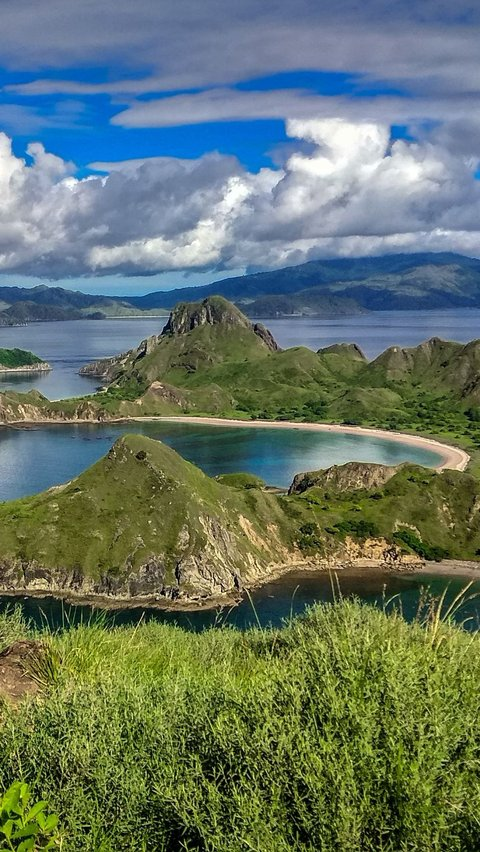
#> input picture uaspengcit-main/img/labuan.jpeg, 480 x 852 px
$ python kmean.py
#> lines starting #> are read from the running program, lines starting #| are printed output that depends on the picture
import numpy as np
import cv2
import matplotlib.pyplot as plt
from sklearn.cluster import KMeans

# membaca gambar / foto
image = cv2.imread('./img/labuan.jpeg')  # ganti image sesuai dengan path ke file gambar Anda
#> image is the input picture: shape (852, 480, 3); mean B, G, R 102.8, 117.1, 100.9
image = cv2.cvtColor(image, cv2.COLOR_BGR2RGB)
plt.imshow(image)
plt.title("Original Image")
plt.show()

# me reshape gambar ke bentuk 2D
pixel_values = image.reshape((-1, 3))
pixel_values = np.float32(pixel_values)

# mendefinisikan kriteria, nilai K, dan melakukan KMeans
k = 7  # ubah nilai K sesuai kebutuhan
criteria = (cv2.TERM_CRITERIA_EPS + cv2.TERM_CRITERIA_MAX_ITER, 100, 0.2)
_, labels, centers = cv2.kmeans(pixel_values, k, None, criteria, 10, cv2.KMEANS_RANDOM_CENTERS)
#> centers = [[15.19, 109.6, 196.5], [196.7, 199.8, 195.4], [57.73, 90.31, 123.4], [146.7, 152.6, 84.57], [115.6, 135.1, 164.4], [94.31, 100.4, 46.26], [38.92, 49.75, 17.59]]

# mengkonversi kembali ke 8-bit values
centers = np.uint8(centers)
#> centers = [[15, 109, 196], [196, 199, 195], [57, 90, 123], [146, 152, 84], [115, 135, 164], [94, 100, 46], [38, 49, 17]]
segmented_image = centers[labels.flatten()]

# reshape ke bentuk gambar asli
segmented_image = segmented_image.reshape(image.shape)
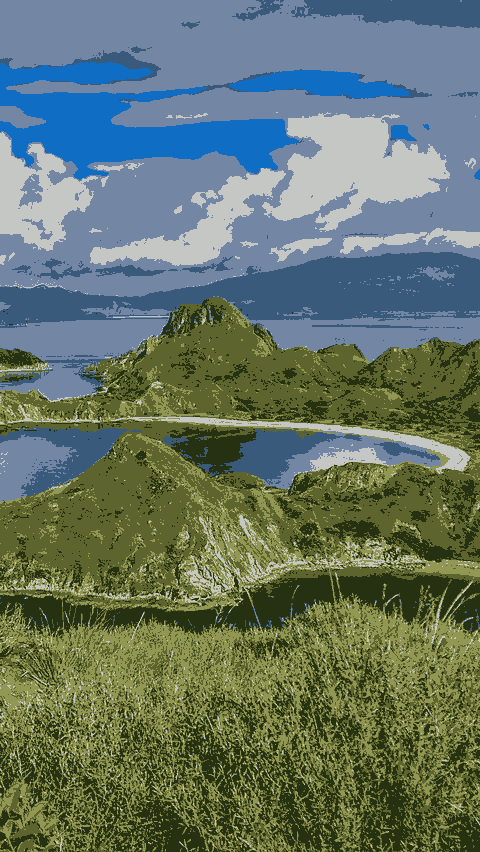
#> segmented_image: shape (852, 480, 3); mean R, G, B 100.3, 116.7, 102.4
plt.imshow(segmented_image)
plt.title("Segmented Image")
plt.show()

# menampilkan setiap cluster
labels = labels.flatten()
segmented_images = []
for i in range(k):
    masked_image = np.copy(image)
    masked_image = masked_image.reshape((-1, 3))
    masked_image[labels != i] = [0, 0, 0]
    masked_image = masked_image.reshape(image.shape)
    segmented_images.append(masked_image)
    plt.imshow(masked_image)
    plt.title(f"Cluster {i+1}")
    plt.show()
#> this loop made 7 passes
#> pass 1, `masked_image = masked_image.reshape(image.shape)`:
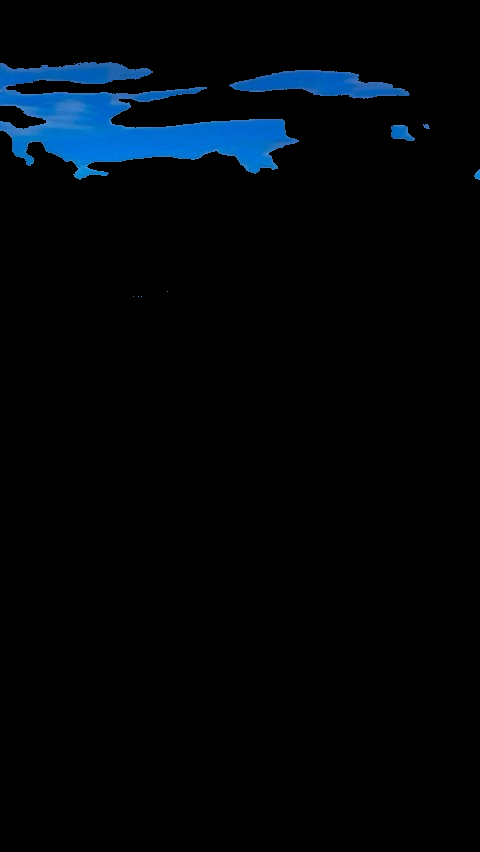
#> masked_image: shape (852, 480, 3); mean R, G, B 0.7, 5.3, 9.5
#> pass 2, `masked_image = masked_image.reshape(image.shape)`:
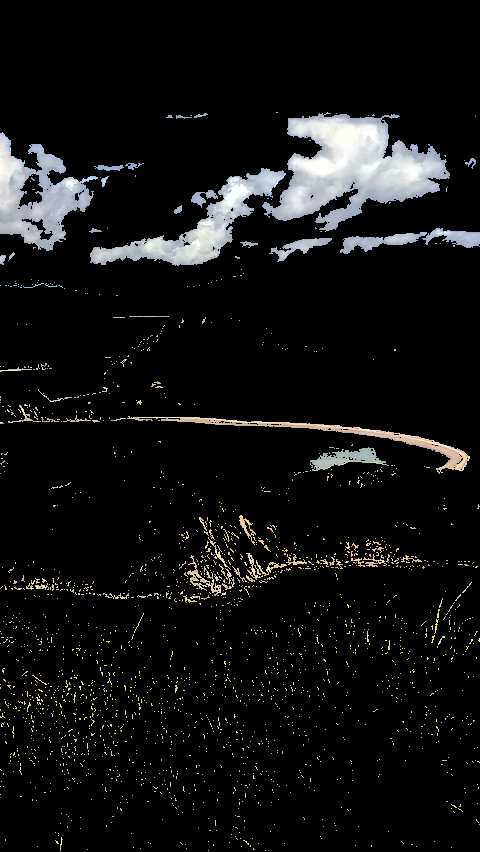
#> masked_image: shape (852, 480, 3); mean R, G, B 16.9, 17.1, 16.8
#> pass 3, `masked_image = masked_image.reshape(image.shape)`:
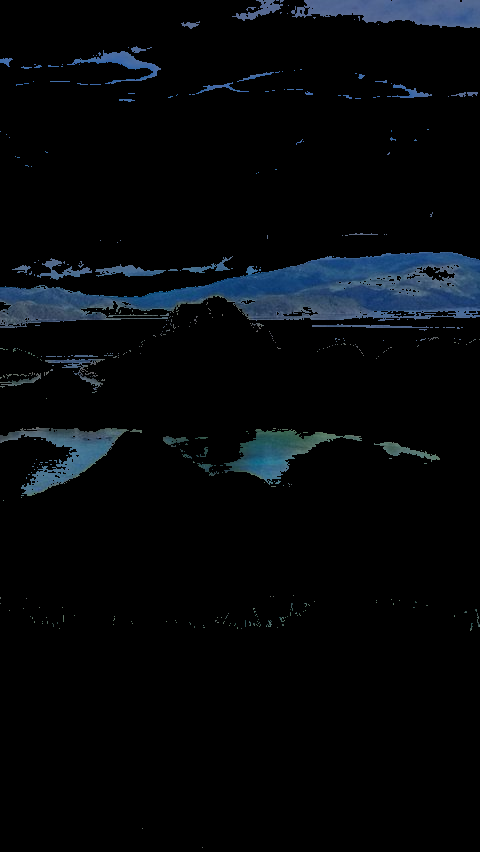
#> masked_image: shape (852, 480, 3); mean R, G, B 4.9, 7.7, 10.5
#> after the loop:
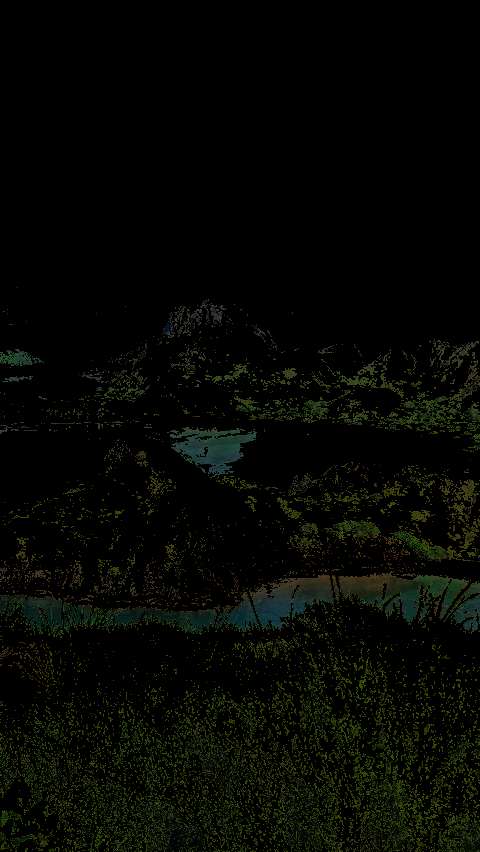
#> masked_image: shape (852, 480, 3); mean R, G, B 5.6, 7.2, 2.5
#> after the loop, segmented_images = 7 items
